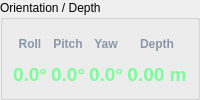
         <widget class="QGroupBox" name="gb_orientation">
          <property name="title">
           <string>Orientation / Depth</string>
          </property>
          <layout class="QVBoxLayout" name="orientationLayout">
           <property name="spacing">
            <number>6</number>
           </property>
           <property name="leftMargin">
            <number>10</number>
           </property>
           <property name="topMargin">
            <number>10</number>
           </property>
           <property name="rightMargin">
            <number>10</number>
           </property>
           <property name="bottomMargin">
            <number>10</number>
           </property>
           <item>
            <layout class="QGridLayout" name="orientationGrid">
             <property name="leftMargin">
              <number>0</number>
             </property>
             <property name="topMargin">
              <number>0</number>
             </property>
             <property name="rightMargin">
              <number>0</number>
             </property>
             <property name="bottomMargin">
              <number>0</number>
             </property>
             <property name="spacing">
              <number>4</number>
             </property>
             <item row="0" column="0">
              <widget class="QLabel" name="lbl_hdr_roll">
               <property name="styleSheet">
                <string notr="true">color: #8a97a8; font-size: 9pt; font-weight: bold;</string>
               </property>
               <property name="text">
                <string>Roll</string>
               </property>
               <property name="alignment">
                <set>Qt::AlignCenter</set>
               </property>
              </widget>
             </item>
             <item row="1" column="0">
              <widget class="QLabel" name="lbl_roll">
               <property name="styleSheet">
                <string notr="true">color: #7CFC9A; font-family: 'Consolas','DejaVu Sans Mono',monospace; font-size: 14pt; font-weight: bold;</string>
               </property>
               <property name="text">
                <string>0.0°</string>
               </property>
               <property name="alignment">
                <set>Qt::AlignCenter</set>
               </property>
              </widget>
             </item>
             <item row="0" column="1">
              <widget class="QLabel" name="lbl_hdr_pitch">
               <property name="styleSheet">
                <string notr="true">color: #8a97a8; font-size: 9pt; font-weight: bold;</string>
               </property>
               <property name="text">
                <string>Pitch</string>
               </property>
               <property name="alignment">
                <set>Qt::AlignCenter</set>
               </property>
              </widget>
             </item>
             <item row="1" column="1">
              <widget class="QLabel" name="lbl_pitch">
               <property name="styleSheet">
                <string notr="true">color: #7CFC9A; font-family: 'Consolas','DejaVu Sans Mono',monospace; font-size: 14pt; font-weight: bold;</string>
               </property>
               <property name="text">
                <string>0.0°</string>
               </property>
               <property name="alignment">
                <set>Qt::AlignCenter</set>
               </property>
              </widget>
             </item>
             <item row="0" column="2">
              <widget class="QLabel" name="lbl_hdr_yaw">
               <property name="styleSheet">
                <string notr="true">color: #8a97a8; font-size: 9pt; font-weight: bold;</string>
               </property>
               <property name="text">
                <string>Yaw</string>
               </property>
               <property name="alignment">
                <set>Qt::AlignCenter</set>
               </property>
              </widget>
             </item>
             <item row="1" column="2">
              <widget class="QLabel" name="lbl_yaw">
               <property name="styleSheet">
                <string notr="true">color: #7CFC9A; font-family: 'Consolas','DejaVu Sans Mono',monospace; font-size: 14pt; font-weight: bold;</string>
               </property>
               <property name="text">
                <string>0.0°</string>
               </property>
               <property name="alignment">
                <set>Qt::AlignCenter</set>
               </property>
              </widget>
             </item>
             <item row="0" column="3">
              <widget class="QLabel" name="lbl_hdr_depth">
               <property name="styleSheet">
                <string notr="true">color: #8a97a8; font-size: 9pt; font-weight: bold;</string>
               </property>
               <property name="text">
                <string>Depth</string>
               </property>
               <property name="alignment">
                <set>Qt::AlignCenter</set>
               </property>
              </widget>
             </item>
             <item row="1" column="3">
              <widget class="QLabel" name="lbl_depth">
               <property name="styleSheet">
                <string notr="true">color: #7CFC9A; font-family: 'Consolas','DejaVu Sans Mono',monospace; font-size: 14pt; font-weight: bold;</string>
               </property>
               <property name="text">
                <string>0.00 m</string>
               </property>
               <property name="alignment">
                <set>Qt::AlignCenter</set>
               </property>
              </widget>
             </item>
            </layout>
           </item>
          </layout>
         </widget>
